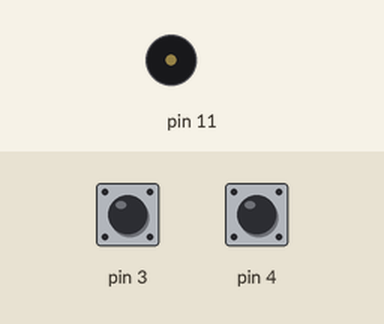
Simulated run of this sketch. Board: Arduino Uno, built with avr-gcc and run on an emulated ATmega328P. On the bench: buzzer (waves = sounding). Inputs (shaded band) come from the test bench; at power-on: pin 3 HIGH, pin 4 HIGH.

Above: at 1.2 s.
1.3 s: pin 3 pulled LOW for 0.15 s
At 1.37 s:
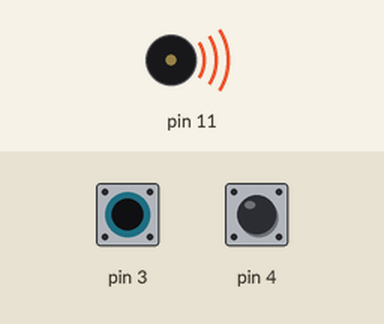
2.9 s: pin 3 pulled LOW for 3.2 s
At 6.4 s:
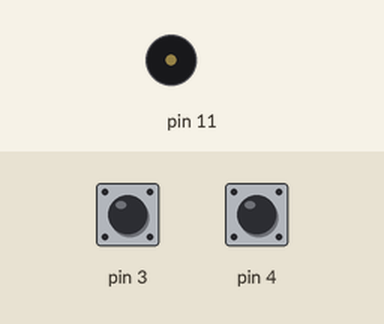
7.6 s: pin 4 pulled LOW for 3.2 s
At 8.7 s:
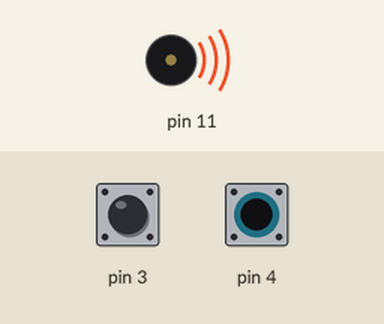
Timing chart, 0 to 12.3 s (numbered marks = the images above; inputs shaded):
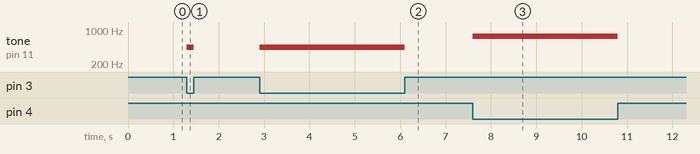

Measured:
- after the input at 1.3 s, tone on pin 11: silent → 440 Hz at once, → silent 0.15 s later
- after the input at 2.9 s, tone on pin 11: silent → 440 Hz at once, → silent 3.2 s later
- after the input at 7.6 s, tone on pin 11: silent → 740 Hz at once, → silent 3.2 s later

The sketch:

ZweiTasterLautsprecher.ino
```cpp
void setup()
{
    pinMode(3, INPUT_PULLUP);
    pinMode(4, INPUT_PULLUP);
}

void loop()
{
    if (!digitalRead(3))
    {
        tone(11, 440);
    }
    else if (!digitalRead(4))
    {
        tone(11, 740);
    }
    else
    {
        noTone(11);
    }
}
```
